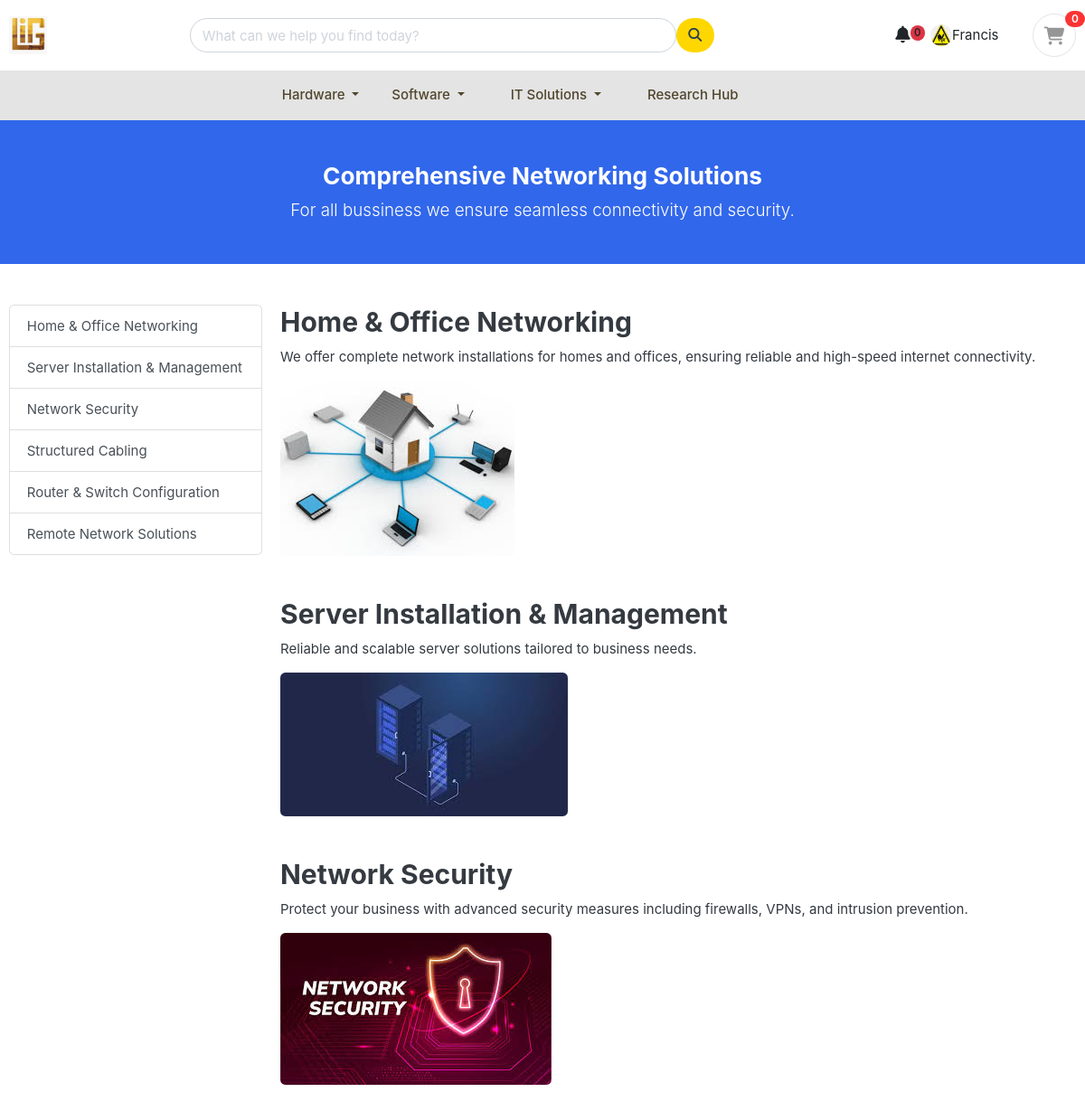
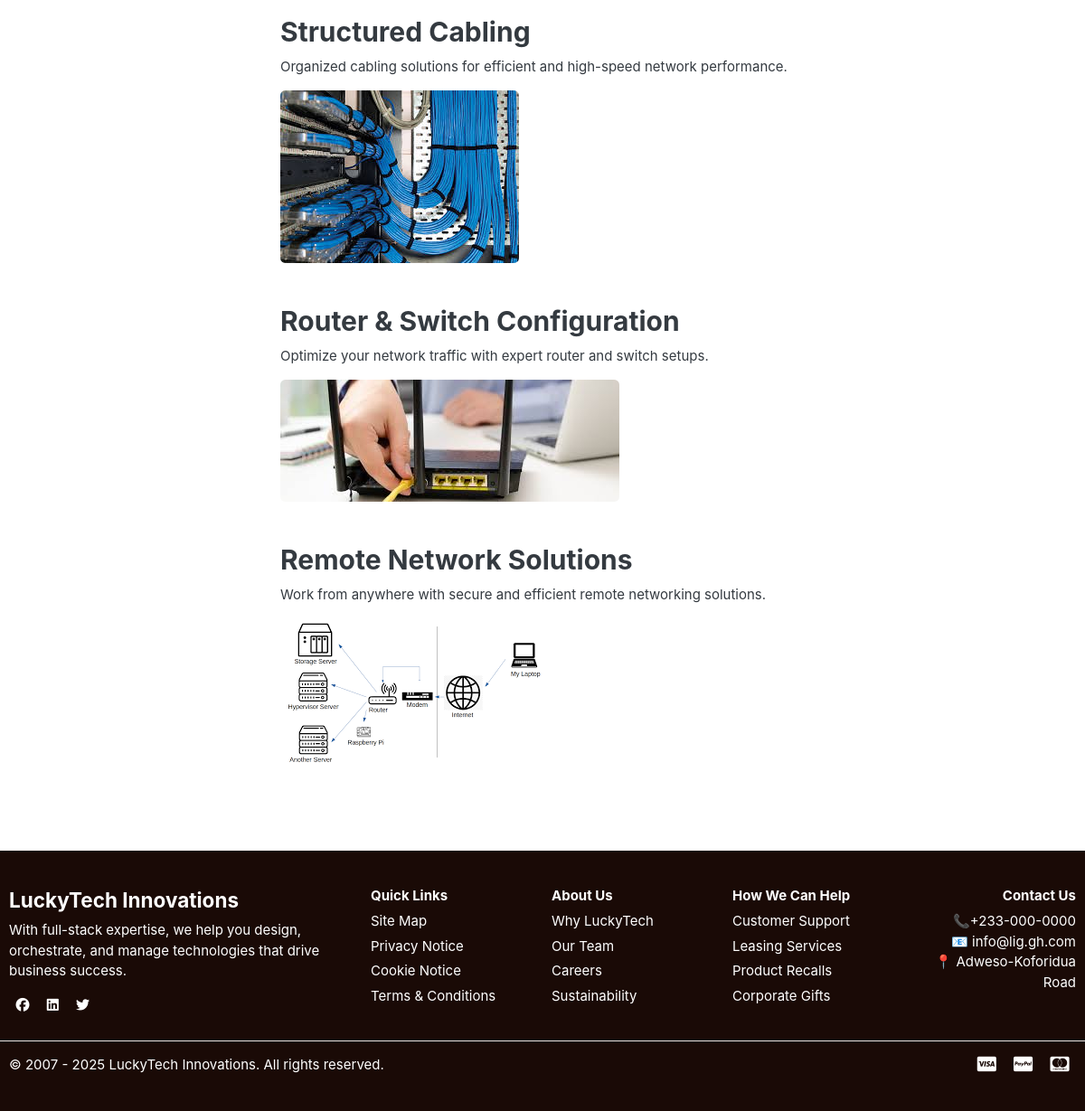
Page /itSolutions/networkingServices/ (signed in) on the committed database (2 pictures, top to bottom).
### accounts/models.py (models this page shows, shortened)
class Account(AbstractBaseUser, PermissionsMixin):
    first_name    = models.CharField(max_length=50, blank=True)
    last_name     = models.CharField(max_length=50, blank=True)
    username      = models.CharField(max_length=50, unique=True)
    email         = models.EmailField(max_length=100, unique=True)
    phone_number  = models.CharField(max_length=50, blank=True)
    date_joined   = models.DateTimeField(auto_now_add=True)
    last_login    = models.DateTimeField(auto_now_add=True)
    is_admin      = models.BooleanField(default=False)
    is_staff      = models.BooleanField(default=False)
    is_active     = models.BooleanField(default=False)
    is_superadmin = models.BooleanField(default=False)
    USERNAME_FIELD = 'email'
    REQUIRED_FIELDS = ['username']  # first_name and last_name are optional now
    objects = MyAccountManager()

class UserProfile(models.Model):
    user = models.OneToOneField(Account, on_delete=models.CASCADE)
    address_line_1 = models.CharField(blank=True, max_length=100)
    address_line_2 = models.CharField(blank=True, max_length=100)
    profile_picture = models.ImageField(blank=True, upload_to='userprofile')
    city = models.CharField(blank=True, max_length=20)
    state = models.CharField(blank=True, max_length=20)
    country = models.CharField(blank=True, max_length=20)

### LiG/views.py (the view)
# urls.py: path('itSolutions/networkingServices/', views.networkingServices, name='networkingServices'),
def networkingServices(request):
    return render(request, 'itSolution/networkingServices.html')

### cart/context_processors.py (called while the page is built)
def counter(request):
    cart_count = 0
    if 'admin' in request.path:
        return {}
    else:
        try:
            cart = Cart.objects.filter(cart_id=_cart_id(request))
            if request.user.is_authenticated:
                cart_items = CartItem.objects.all().filter(user=request.user)
            else:
                cart_items = CartItem.objects.all().filter(cart=cart[:1])
            for cart_item in cart_items:
                cart_count += cart_item.quantity
        except Cart.DoesNotExist:
            cart_count = 0
    return dict(cart_count=cart_count)

### cart/views.py (called while the page is built)
def _cart_id(request):
    cart = request.session.session_key
    if not cart:
        cart = request.session.create()
    return cart

### templates/itSolution/networkingServices.html
{% extends 'base.html' %}
{% load static %}
{% block content %}
<section class="hero bg-primary text-white py-5 text-center">
    <div class="container">
        <div class="row align-items-center">
            <div class="col-lg-8 mx-auto">
                <h3 class="fw-bold">Comprehensive Networking Solutions</h3>
                <p class="lead">For all bussiness we ensure seamless connectivity and security.</p>
            </div>
        </div>
    </div>
</section>
<div class="container py-5">
    <div class="row">
        <aside class="col-md-3">
            <div class="list-group">
                <a href="#home-office" class="list-group-item list-group-item-action">Home & Office Networking</a>
                <a href="#server" class="list-group-item list-group-item-action">Server Installation & Management</a>
                <a href="#security" class="list-group-item list-group-item-action">Network Security</a>
                <a href="#cabling" class="list-group-item list-group-item-action">Structured Cabling</a>
                <a href="#routing" class="list-group-item list-group-item-action">Router & Switch Configuration</a>
                <a href="#remote" class="list-group-item list-group-item-action">Remote Network Solutions</a>
            </div>
        </aside>
        <div class="col-md-9">
            <section id="home-office" class="mb-5">
                <h2>Home & Office Networking</h2>
                <p>We offer complete network installations for homes and offices, ensuring reliable and high-speed internet connectivity.</p>
                <img src="{% static 'images/items/networking_home_office.jpg' %}" class="img-fluid rounded" alt="Home Networking">
            </section>
            <section id="server" class="mb-5">
                <h2>Server Installation & Management</h2>
                <p>Reliable and scalable server solutions tailored to business needs.</p>
                <img src="{% static 'images/items/server_management.jpg' %}" class="img-fluid rounded" alt="Server Installation">
            </section>
            <section id="security" class="mb-5">
                <h2>Network Security</h2>
                <p>Protect your business with advanced security measures including firewalls, VPNs, and intrusion prevention.</p>
                <img src="{% static 'images/items/network_security.jpg' %}" class="img-fluid rounded" alt="Network Security">
            </section>
            <section id="cabling" class="mb-5">
                <h2>Structured Cabling</h2>
                <p>Organized cabling solutions for efficient and high-speed network performance.</p>
                <img src="{% static 'images/items/structured_cabling.jpg' %}" class="img-fluid rounded" alt="Structured Cabling">
            </section>
            <section id="routing" class="mb-5">
                <h2>Router & Switch Configuration</h2>
                <p>Optimize your network traffic with expert router and switch setups.</p>
                <img src="{% static 'images/items/router_configuration.jpg' %}" class="img-fluid rounded" alt="Router Configuration">
            </section>
            <section id="remote" class="mb-5">
                <h2>Remote Network Solutions</h2>
                <p>Work from anywhere with secure and efficient remote networking solutions.</p>
                <img src="{% static 'images/items/remote_network.png' %}" class="img-fluid rounded" alt="Remote Network Solutions">
            </section>
        </div>
    </div>
</div>
{% endblock %}

### templates/includes/navbar.html (shortened to what this page needs)
{% load static %}
<header class="section-header">
  <section class="header-main border-bottom">
    <div class="container">
      <div class="row align-items-center d-none d-lg-flex">
        <div class="col-lg-2 col-md-3 col-6">
          <a href="{% url 'home' %}" class="brand-wrap">
            <img class="logo img-fluid" src="{% static 'images/logo.jpg' %}" alt="Logo">
          </a>
        </div>
        <div class="col-lg-6 col-md-8 col-sm-12 desktop-search">
          <form action="{% url 'search' %}" class="search" method="GET">
            <div class="input-group">
              <input type="text" class="form-control rounded-pill" placeholder="What can we help you find today?" name="keyword">
              <button class="btn search-btn rounded-pill ms-2" type="submit">
                <i class="fa fa-search"></i>
              </button>
            </div>
          </form>
        </div>
        <div class="col-lg-4 d-flex justify-content-end">
          <div class="d-flex align-items-center">
<div class="dropdown">
  <a href="#" class="px-3 text-dark gold-accent position-relative" data-bs-toggle="dropdown" aria-expanded="false">
      <span class="badge bg-danger position-absolute top-0 start-100 translate-middle rounded-pill" id="notification-badge">0</span>
  </a>
</div>
            {% if user.id is None %}
              <a href="{% url 'login' %}" class="px-2 text-dark">
                <i class="fa fa-user"></i><span class="d-inline"> Sign In</span>
              </a>
            {% else %}
              <a href="{% url 'dashboard' %}" class="px-2 text-dark d-flex align-items-center">
                {% if user.userprofile.profile_picture %}
                  <img src="{{ user.userprofile.profile_picture.url }}" alt="User Profile" class="rounded-circle" width="24" height="24">
                {% else %}
                  <i class="fa fa-user"></i>
                {% endif %}
                <span class="ms-1 d-inline">{{ user.first_name }}</span>
              </a>
            {% endif %}
            <a href="{% url 'cart' %}" class="widget-header pl-3 ml-3">
              <div class="icon icon-sm rounded-circle border"><i class="fa fa-shopping-cart"></i></div>
              <span class="badge badge-pill badge-danger notify">{{cart_count}}</span>
            </a>
          </div>
        </div>
      </div>
    </div>
  </section>
  <nav class="navbar navbar-expand-lg navbar-light bg-light border-bottom">
    <div class="container-fluid">
      <div class="collapse navbar-collapse" id="navbarNav">
        <ul class="navbar-nav mr-auto ">
          <li class="nav-item dropdown ">
            <a class="nav-link dropdown-toggle" href="#" role="button" data-bs-toggle="dropdown">
              Hardware
            </a>
          </li>
          <li class="nav-item dropdown px-3">
            <a class="nav-link dropdown-toggle" href="#" role="button" data-bs-toggle="dropdown">
              Software
            </a>
          </li>
          <li class="nav-item dropdown px-3">
            <a class="nav-link dropdown-toggle" href="#" role="button" data-bs-toggle="dropdown">
              IT Solutions
            </a>
          </li>
          <li class="nav-item  px-3">
            <a class="nav-link" href="{% url 'research' %}" role="button" >
              Research Hub
            </a>
          </li>
        </ul>
      </div>
    </div>
  </nav>
</header>

### static/css/ui.css (style rules this page uses)
html { font-family: "Inter", sans-serif; font-size: 15px; }
.icon-xs, .icon-sm, .icon-md, .icon-lg { display: inline-block; text-align: center; flex-shrink: 0; flex-grow: 0; }
.icon-sm { width: 48px; height: 48px; line-height: 48px !important; font-size: 20px; }
p:last-child { margin-bottom: 0; }
.header-main { position: relative; padding-top: 1rem; padding-bottom: 1rem; }
.brand-wrap .logo, .navbar-brand .logo { margin-right: 7px; max-height: 42px; display: inline-block; }
.widget-header { display: inline-block; vertical-align: middle; position: relative; }
.widget-header i { color: #969696; }
.widget-header .notify { position: absolute; top: -3px; right: -10px; }
.notify { position: absolute; top: -4px; right: -10px; display: inline-block; padding: 0.25em 0.6em; font-size: 12px; line-height: 1; text-align: center; border-radius: 3rem; color: #fff; background-color: #fa3434; }

### templates/includes/navbar.html (style rules this page uses)
.gold-accent { color: #FFD700; }
.navbar-light .navbar-nav .nav-link { color: #50452c; font-weight: 500; }
.navbar, .navbar-nav { padding-left: 0; margin-left: 0; }
.badge.bg-danger { background-color: #DC3545 !important; }
.search-btn { background-color: #FFD700; color: #2C3E50; }
@media (min-width: 992px) { .desktop-search { display: block; } }

### rows in the picture
Account: userprofile.profile_picture (picture), first_name "Francis"

### other values in the picture
{{ cart_count }} "0"
